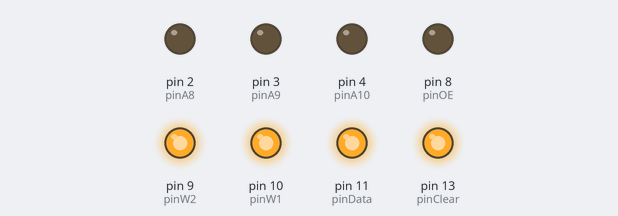
A sketch run on a simulated Arduino Uno, built with avr-gcc and run on an emulated ATmega328P. Shown: output pins drawn as LEDs (lit = HIGH). Pins used as bus, display or sensor lines are not drawn. At 2.0 s the program stops and its outputs stay as they are.

Above: at 0.1 s.
Timing chart, 0 to 1.6 s (numbered marks = the images above):
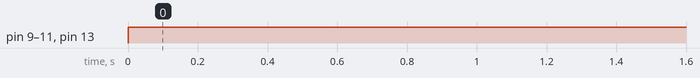

The sketch:

Working_with_HM_6116.ino
```cpp
/* shifty_shifty is able to handle odd shift registers. It is possible to use up to 255 bit shift registers with the byte varible being a byte
 *
 * first parameter  = D_pin: the pin that the data is sent to.
 * second parameter = C_pin: the clock pin for the shift register
 * thrid parameter  = BIT_ORD: least significant or most significant bit first (in what order does the binry number output)
 * fourth parameter = data: the number that the shift register will convert to binary and shift out
 * fifth parameter  = bits: how many bits will you be shifting out at a time with your shift register
 */

#define    pinClear  13
#define    pinClock  12
#define    pinData   11
#define    pinW1     10
#define    pinW2     9
#define    pinOE     8
#define    pinA10    4
#define    pinA9     3
#define    pinA8     2


void shifty_shifty
(byte D_pin, byte C_pin, char BIT_ORD, int data, byte bits); // declares the my_shift() function used for operating a shift register


void setup()
{
  pinMode(pinClear, OUTPUT);
  pinMode(pinClock, OUTPUT);
  pinMode(pinData,  OUTPUT);
  pinMode(pinW1,    OUTPUT);
  pinMode(pinW2,    OUTPUT);
  pinMode(pinOE,    OUTPUT);
  pinMode(pinA10,   OUTPUT);
  pinMode(pinA9,    OUTPUT);
  pinMode(pinA8,    OUTPUT);

  digitalWrite(pinClear, LOW);
  digitalWrite(pinClock, LOW);
  digitalWrite(pinData,  LOW);
  digitalWrite(pinW1,    LOW);
  digitalWrite(pinW2,    LOW);
  digitalWrite(pinOE,    LOW);
  digitalWrite(pinA10,   LOW);
  digitalWrite(pinA9,    LOW);
  digitalWrite(pinA8,    LOW);
}


void loop()
{
  //set higher addresses low (just to keep them constant
  digitalWrite(pinA8,  LOW);
  digitalWrite(pinA9,  LOW);
  digitalWrite(pinA10, LOW);

  //enable write for both chips
  digitalWrite(pinW1, LOW);
  digitalWrite(pinW2, LOW);

  //don't clear the shift registers.
  digitalWrite(pinClear, HIGH);

  shifty_shifty(pinData, pinClock, 'M', 256*256-1, 16);

  //disable write for both chips
  digitalWrite(pinW1, HIGH);
  digitalWrite(pinW2, HIGH);

  digitalWrite(pinOE, LOW); //turn output enable on
  while(1) delay(1000);
}


void shifty_shifty (byte D_pin, byte C_pin, char BIT_ORD, int data, byte bits)
{
  int i; // itterations variable used for for() loops
  int data_array[bits]; // least significant in data_array[0]

  for (i = 0; i < bits; i++) {
    data_array[i] = data % 2; // store the least significant bit of data in the ith array element
    data = data >> 1;
  }

  if (BIT_ORD == 'M' || BIT_ORD == 'm') {
    for (i = bits - 1; i >= 0; i--) {
      digitalWrite(C_pin, 0); // set clock low
      digitalWrite(D_pin, data_array[i]); // set data to the right value (1 or 0)
      digitalWrite(C_pin, 1); // clock the data into the shift register
    }
  }

  if (BIT_ORD == 'L' || BIT_ORD == 'l') {
    for (i = 0 ; i < bits; i++) {
      digitalWrite(C_pin, 0); // set clock low
      digitalWrite(D_pin, data_array[i]); // set data to the right value (1 or 0)
      digitalWrite(C_pin, 1); // clock the data into the shift register (so to speak)
    }
  }
}
```

Measured:
- by itself, pin 9 (pinW2), pin 10 (pinW1), pin 11 (pinData), pin 13 (pinClear): LOW → HIGH at 0.00 s
